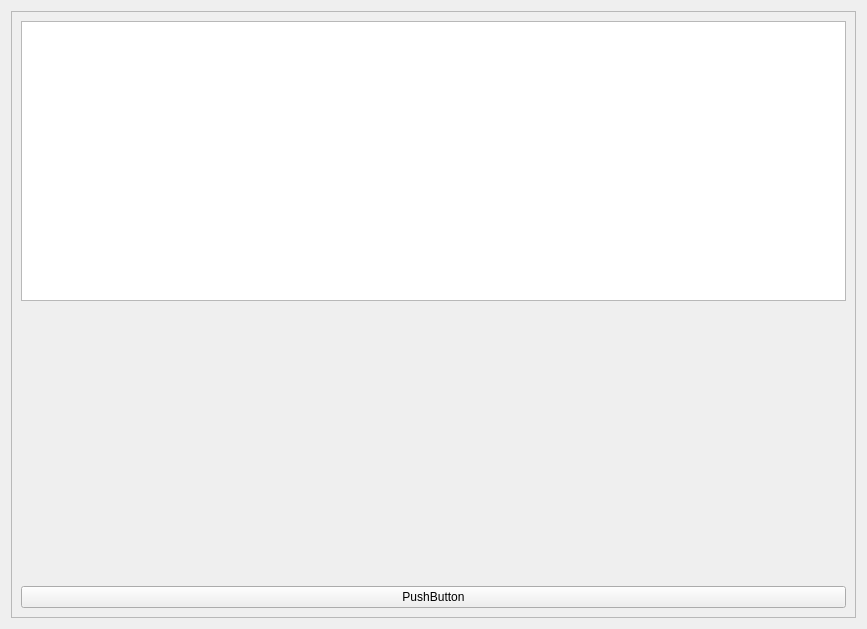
<?xml version="1.0" encoding="UTF-8"?>
<ui version="4.0">
 <class>WidgetChart</class>
 <widget class="QWidget" name="WidgetChart">
  <property name="geometry">
   <rect>
    <x>0</x>
    <y>0</y>
    <width>867</width>
    <height>629</height>
   </rect>
  </property>
  <property name="windowTitle">
   <string>Form</string>
  </property>
  <layout class="QVBoxLayout" name="verticalLayout">
   <item>
    <widget class="QScrollArea" name="scrollArea">
     <property name="widgetResizable">
      <bool>true</bool>
     </property>
     <widget class="QWidget" name="scrollAreaWidgetContents">
      <property name="geometry">
       <rect>
        <x>0</x>
        <y>0</y>
        <width>843</width>
        <height>605</height>
       </rect>
      </property>
      <layout class="QVBoxLayout" name="verticalLayout_3">
       <item>
        <layout class="QVBoxLayout" name="verticalLayout_2">
         <item>
          <widget class="QGraphicsView" name="graphicsView"/>
         </item>
         <item>
          <spacer name="verticalSpacer">
           <property name="orientation">
            <enum>Qt::Vertical</enum>
           </property>
           <property name="sizeHint" stdset="0">
            <size>
             <width>20</width>
             <height>40</height>
            </size>
           </property>
          </spacer>
         </item>
        </layout>
       </item>
       <item>
        <widget class="QPushButton" name="pushButton">
         <property name="text">
          <string>PushButton</string>
         </property>
        </widget>
       </item>
      </layout>
     </widget>
    </widget>
   </item>
  </layout>
 </widget>
 <resources/>
 <connections/>
</ui>
